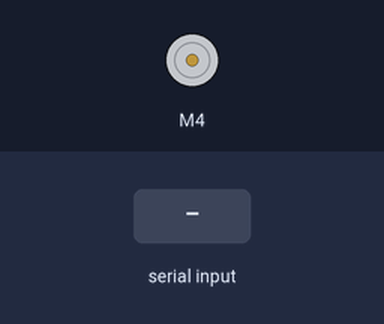
The sketch below on a simulated Arduino Uno, built with avr-gcc and run on an emulated ATmega328P. Shown: DC motor (green arrow = forward, orange = backward, longer = faster). The inputs (shaded band) are chosen by the test bench.

Above: at 1.2 s.
1.3 s: "1\n" received over Serial
At 2.5 s:
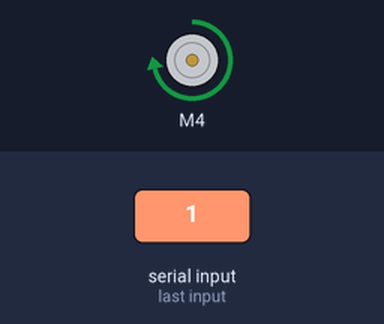
2.8 s: "0\n" received over Serial
At 3.8 s:
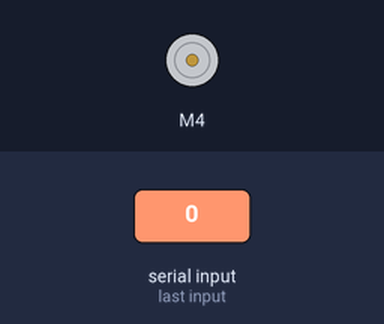
Timing chart, 0 to 5.8 s (numbered marks = the images above; inputs shaded):
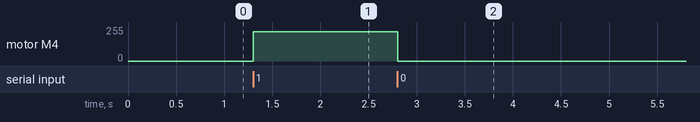

Measured:
- after the input at 1.3 s, motor M4: stopped → forward 220/255 at once
- after the input at 2.8 s, motor M4: forward 220/255 → stopped at once

The sketch:

conveyor_motor.ino
```cpp
#include <AFMotor.h>

AF_DCMotor motor(4);

void setup() {
  Serial.begin(9600);
	//Set initial speed of the motor & stop
	motor.setSpeed(220);

	motor.run(RELEASE);
}

void loop() {
	if (Serial.available() > 0) {
    String data = Serial.readStringUntil('\n');

    if (data[0] == 'i') {
      Serial.println("Conveyor");
    }

    if (data[0] == '0') {
      motor.run(RELEASE);
    } else if (data[0] == '1') {
      motor.run(FORWARD);
    }
  }

}
```
